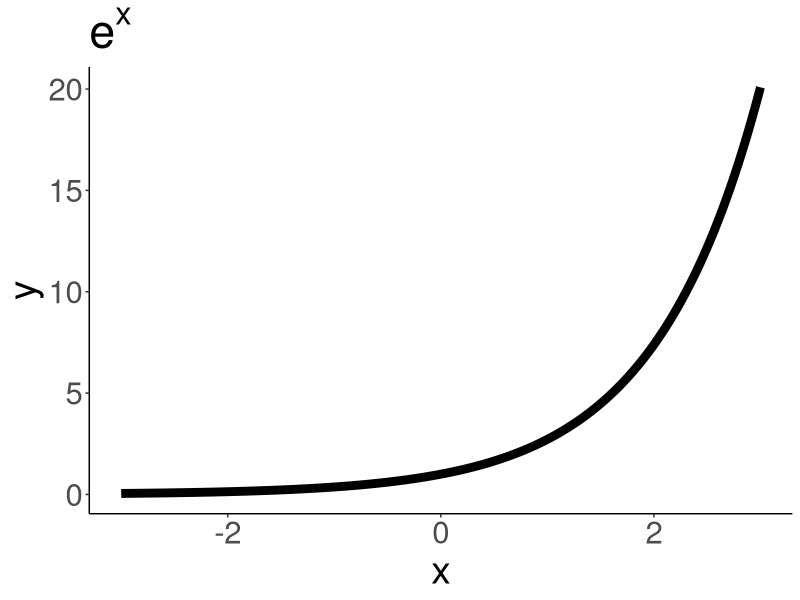

The R source for this figure: (Note: this script raises an error after producing the figure.)
## ---- chunk 1
library(tidyverse)
x=seq(-3,3,by=0.01)
y=exp(x)

ggplot()+
  geom_line(aes(x=x,y=y),color="black",linewidth=3)+
  theme_classic()+
  labs(x="x",y="y",title=bquote(e^x))+
  theme(text=element_text(size=28))
## ---- chunk 2
knitr::include_graphics("images/exp_comic.png")
## ---- chunk 3
knitr::include_graphics("images/nth.png")
## ---- chunk 4
knitr::include_graphics("images/carry.webp")
## ---- chunk 5
x=seq(0,50)
logistic<-function(t,p,k,r){
 out= p*k*exp(r*t)/((k-p)+p*exp(r*t))
 
 return(out)
}

y=logistic(t=x,p=10,k=100,r=.15)

sec_log<-function(t,p,k,r){
  r*p*k*(k-p)*exp(r*t)/((k-p)+p*exp(r*t))^2
}

z=sec_log(t=x,p=10,k=100,r=.15)
p1<-ggplot()+
  geom_line(aes(x=x,y=y),linewidth=2)+
  theme_classic()+
  labs(y="Population",x="Time",title="Logistic Growth")+
  geom_hline(yintercept=100,color="red",linewidth=2,linetype=2)+
  annotate("text",label="Carrying Capacity",x=25,y=122,size=6)+
    annotate("segment",x=25,xend=25,y=115,yend=101,color="red",size=1,arrow=arrow())+
  theme(text = element_text(size = 16))+
  ylim(0,130)

p2<-ggplot()+
  geom_line(aes(x=x,y=z),linewidth=2)+
  theme_classic()+
  labs(y="Rate of Population Growth",x="Time",title="Derivative of Logistic")+
  annotate("segment",x=29,xend=16,y=3.2,yend=3.8,size=1,arrow=arrow())+
  annotate("text",label="Maximum\nSustainable\n Yield",x=40,y=3.1,size=6)+
  theme(text = element_text(size = 16)) 

p1

## ---- chunk 6
p2

## ---- chunk 7
knitr::include_graphics("images/dochy.PNG")
## ---- chunk 8
knitr::include_graphics("images/population-regions-with-projections.png")
## ---- chunk 9
knitr::include_graphics("images/increase.PNG")
## ---- chunk 10

x=seq(-5,5,by=.1)
y=x^3-12*x+2

ggplot()+
  geom_line(aes(x=x,y=y),size=2.5,color="#003660")+
  theme_classic()+
  annotate("text",x=-2,y=35,label="Local Maximum",size=6)+
  annotate("text",x=2,y=-35,label="Local Minimum",size=6)+
  annotate("segment",x=0.5,xend=4,y=-14,yend=-14,linetype=2,color="#FEBC11",size=2)+
  annotate("segment",x=-.5,xend=-4,y=18,yend=18,linetype="dashed",color="#FEBC11",size=2)+
  theme(text = element_text(size = 28)) 

## ---- chunk 11
x=seq(-1,2.75,by=0.01)

y=2*x^6-13*x^5+26*x^4-7*x^3-28*x^2+20*x

ggplot()+
  geom_line(aes(x=x,y=y),color="#003660",size=3)+
  theme_classic()+
  theme(text = element_text(size = 28)) 
  

